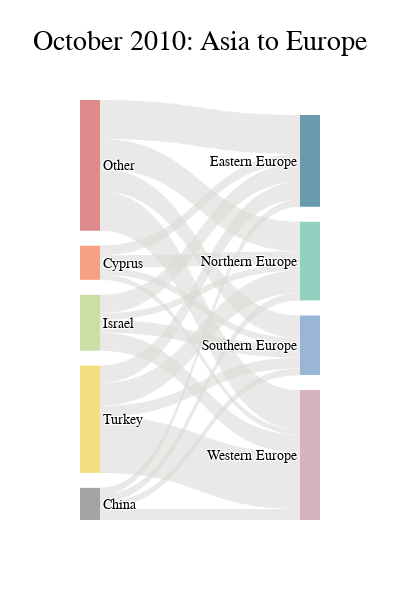

The notebook cell saved with this chart:
### Code cell
sfig.update_layout(width=400, height=600, font_family='PT Sans Narrow', title='October 2010: Asia to Europe')
# sfig.write_image("../handbook/images/sample_sankey_plot.png", scale=3) 
sfig

### Figure 1 — Plotly figure (JSON) as saved in the notebook; plotly's stock layout.template omitted (floating-point values rounded to 4 significant figures)
{"data": [{"link": {"color": "rgba(221, 219, 215, .6)", "source": [8, 8, 1, 1, 1, 1, 8, 8, 7, 7, 7, 7, 6, 6, 6, 6, 3, 3, 3, 3], "target": [5, 0, 5, 2, 4, 0, 2, 4, 2, 5, 0, 4, 5, 0, 4, 2, 2, 0, 4, 5], "value": [0.1092, 0.1086, 0.01496, 0.03439, 0.0189, 0.02648, 0.08266, 0.06263, 0.02042, 0.0309, 0.01982, 0.01809, 0.04965, 0.05117, 0.03579, 0.01851, 0.06263, 0.04878, 0.03012, 0.1563]}, "node": {"label": ["Eastern Europe", "Cyprus", "Northern Europe", "Turkey", "Southern Europe", "Western Europe", "Israel", "China", "Other"], "line": {"color": "black", "width": 0}, "pad": 15, "thickness": 20}, "type": "sankey", "valueformat": ".1%"}], "layout": {"font": {"family": "PT Sans Narrow"}, "height": 600, "title": {"text": "October 2010: Asia to Europe"}, "width": 400}}
